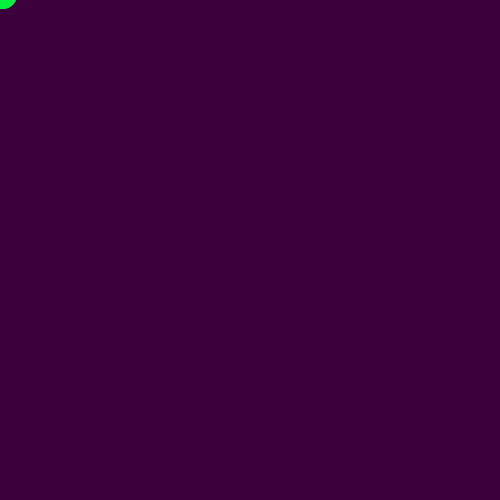
Frame 1 (no input)
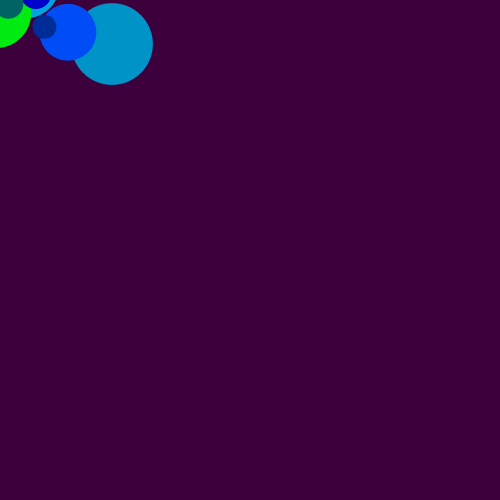
Frame 60 (the mouse pressed at the canvas centre just before this capture)
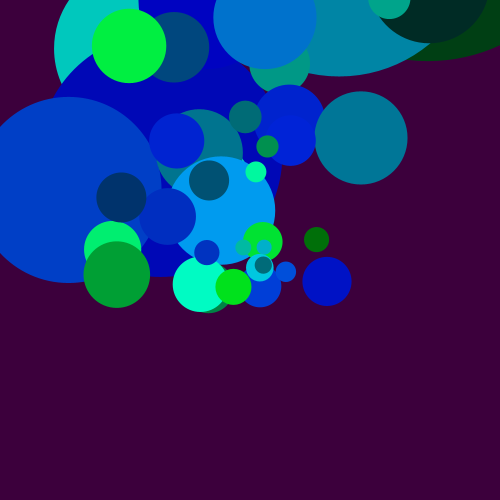
Frame 120 (the mouse held since frame 60 and released just before this capture)

The Processing sketch that drew these frames (run headless with seeded random() and noise(); from frame 60 on, the mouse is pressed at the canvas centre):

// Processing sketch: processing_49503
// ── processing_49503.pde


Particle [] pickles = new Particle[0]; 

void setup () {

  size (500, 500);
  smooth();
  noStroke();
  
//  for (int i = 0; i < pickles.length; i++){
//  pickles[i] = new Particle();
//  }
  
}

void draw() {
  
  background(60, 0, 60);
  
  pickles = (Particle[])append (pickles, new Particle());
  for (int i = 0; i < pickles.length; i++){  
  pickles[i].update();
  }
  // check to see if we have more than 10 particles and if so...
  if (pickles.length > 50){
   // take the oldest off the front of the array
   pickles = (Particle[])subset(pickles, 1);
    
  }
  
}

class Particle {

  // position properties for the Particle
  float x;
  float y;

  // velX and velY is the same as speedX and speedY
  float velX;
  float velY;
  
  float drag;
  
  color c;
  
  // particle size
  float pSize;
  float shrink;
  
  float gravity;

  // Constructor:  this is a special function that is called whenever a Particle
  // is instantiated. 
  Particle () {

    // x and y positions are set to the center of the screen
    x = mouseX;
    y = mouseY;

    // setting speed to be random
    velX = random (-10, 10);
    velY = random (-10, 10);
    
    drag = 0.96;
    
    c = color(0, random (255), random (255));
    
    pSize = random (10, 30);
    
    shrink = 0.95;
    
    gravity = 0.5;
  }

  void update() {
    
    // add a velocity for the particles
    velX *= drag;
    velY *= drag;
    
    // add gravity
    velY -= gravity;
    
    pSize /= shrink;
    
    x += velX;
    y += velY;
    
    fill (c);
    ellipse (x, y, pSize, pSize);
    
  }
  
  
}
